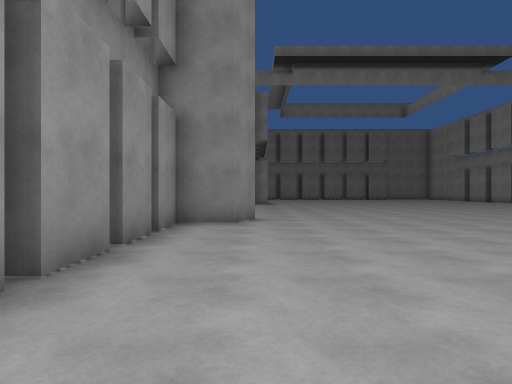
View 1 (above)

16 first-person views from a walk through a scene from a Unity 3-D project. The camera is 1.2 m above the floor, looks level and sees 75° across. The floor is counted in squares, 2 m on a side. Each view is taken from the middle of a square. On the plan, view 1 faces up. The plan holds only what a view shows up to about 10 squares ahead; the rest is blank. The place goes on beyond the plan.

View 2
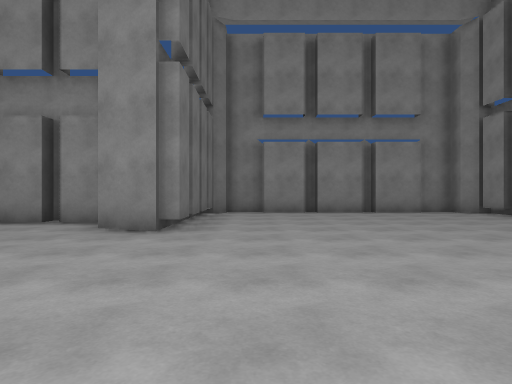

View 3
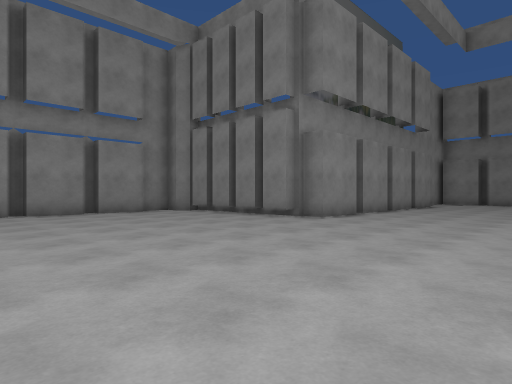

View 4
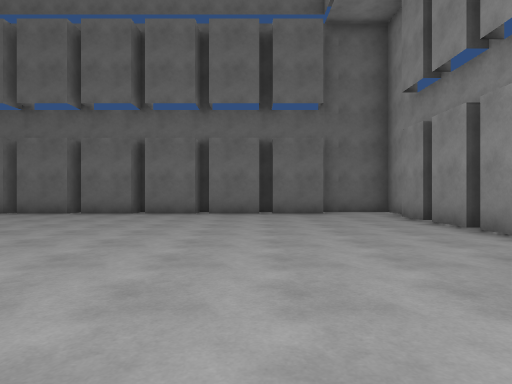

View 5
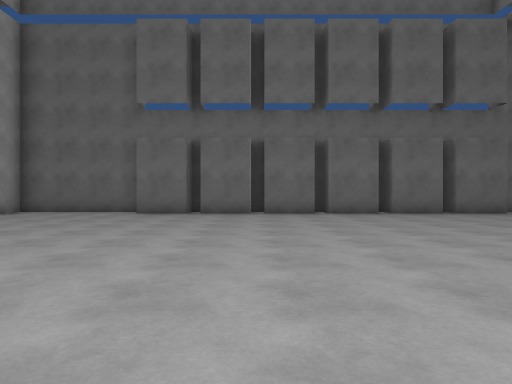

View 6
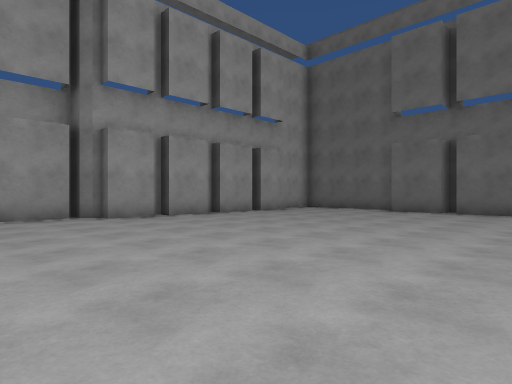

View 7
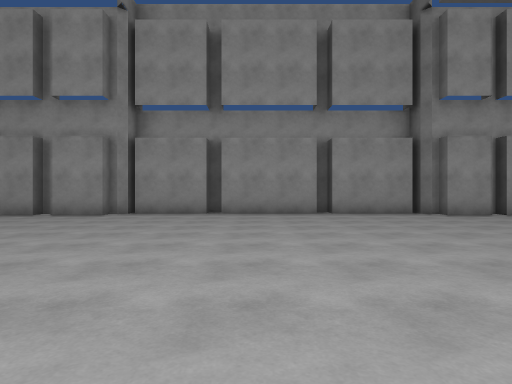

View 8
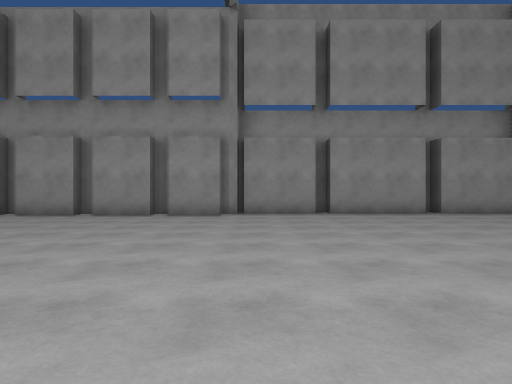

View 9
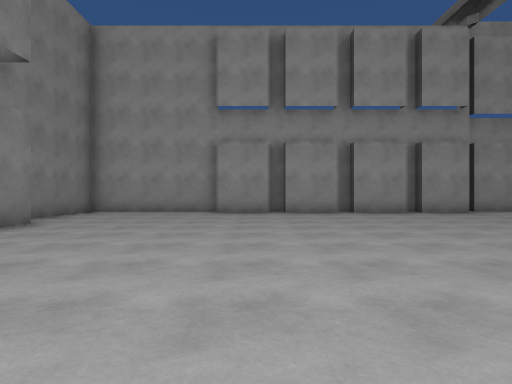

View 10
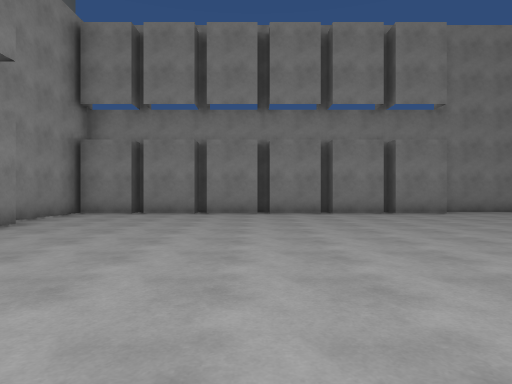

View 11
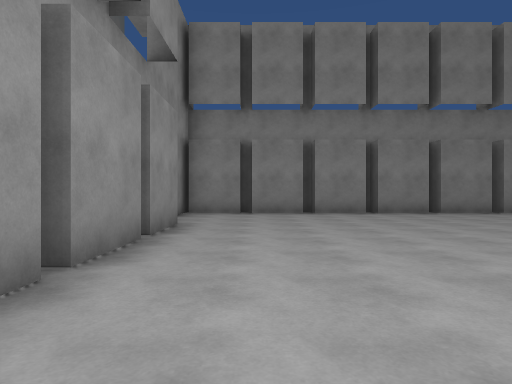

View 12
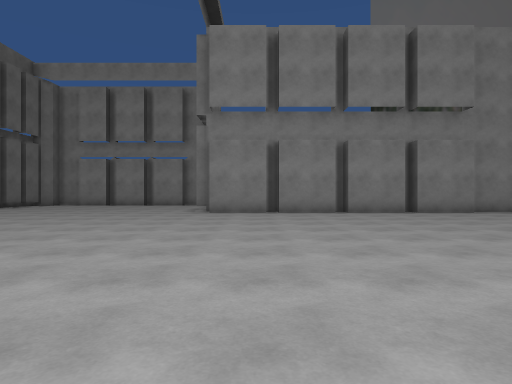

View 13
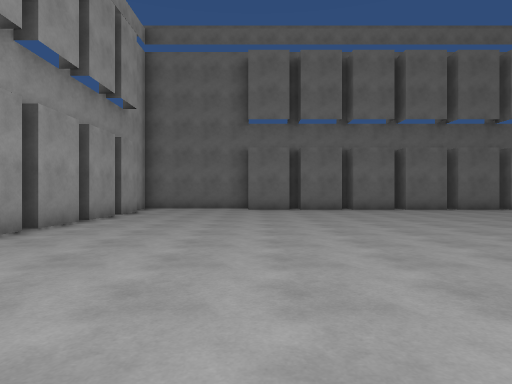

View 14
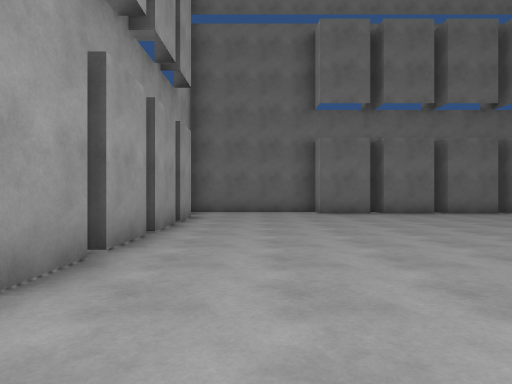

View 15
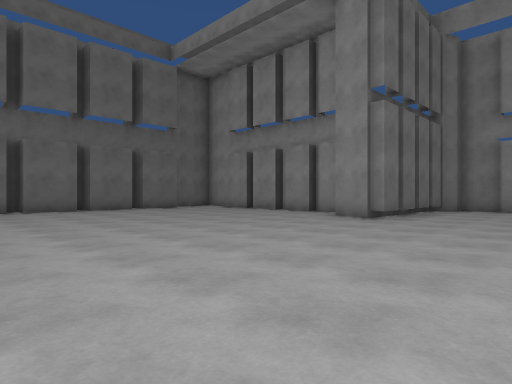

View 16
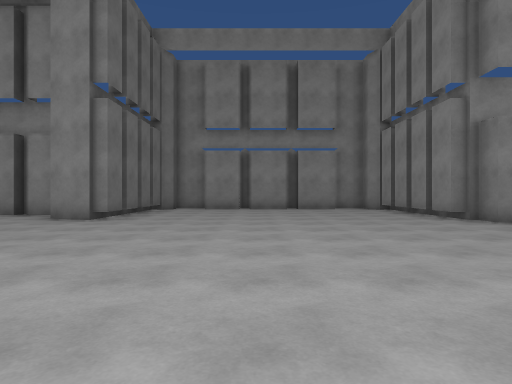

### Floor plan
Key: @ floor where view 1 was taken; # wall or solid block; . floor.
Columns run from 5 left of view 1 to 15 right of it. Each row starts with its distance up from view 1.
 27      ###############
 26      #.............#
 25      #.............#
 24      #.............#
 23      #.............#
 22      #.............#
 21      #.............#
 20      #.............#
 19      #.............#
 18      #.............#
 17      #.............#
 16 ######.............##
 15 #...................#
 14 #...................#
 13 #...................#
 12 #...................#
 11 #...................#
 10 #...................#
  9 #...................#
  8 #...................#
  7 #####..............##
  6    #...............#
  5    #...............#
  4    #...............#
  3    #...............#
  2    #...............#
  1    #...............#
  0    #.@######.###...#
 -1    #####  ##########

Positions as (right, up) in squares from view 1, and headings:
1: (0, 0), facing up
2: (5, 9), facing left
3: (5, 9), facing up-left
4: (2, 9), facing down
5: (7, 9), facing down
6: (6, 10), facing down-right
7: (5, 12), facing right
8: (5, 15), facing right
9: (4, 22), facing right
10: (5, 17), facing up
11: (2, 17), facing up
12: (10, 17), facing left
13: (10, 11), facing down
14: (12, 9), facing down
15: (7, 11), facing down-left
16: (7, 11), facing left
